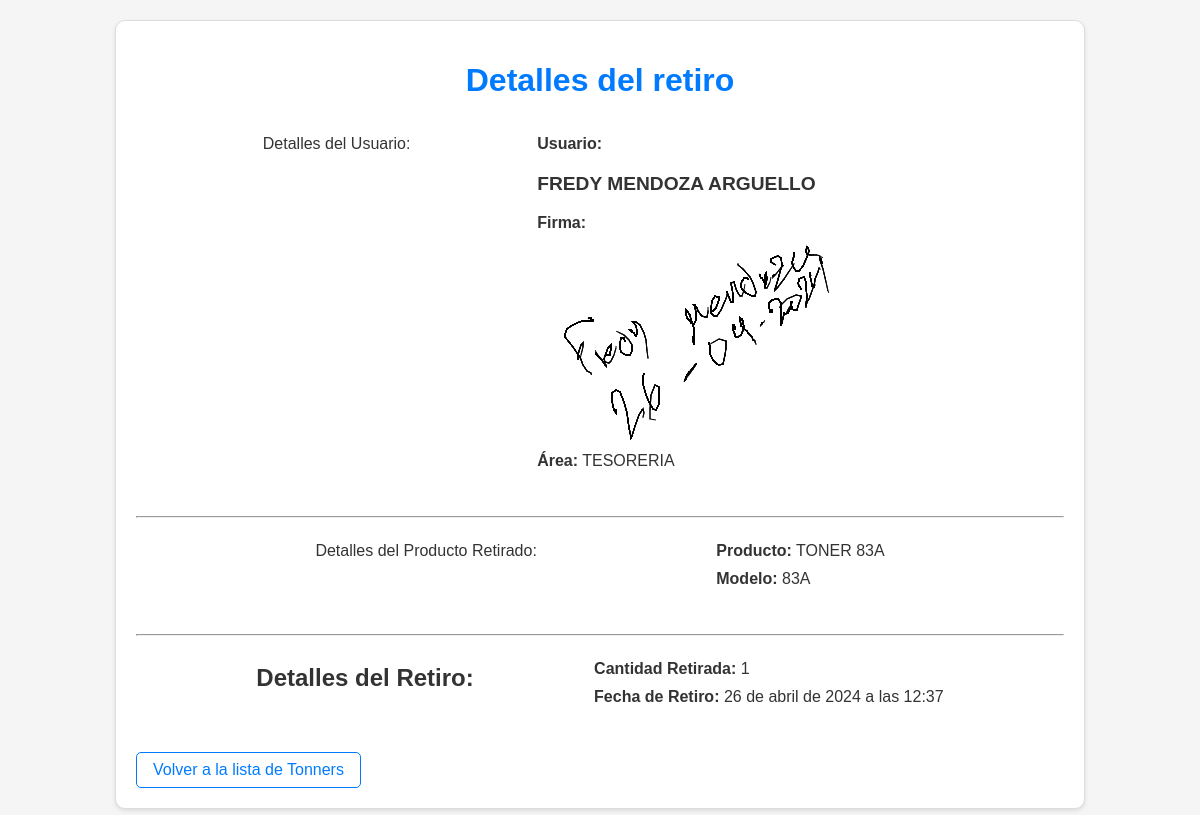
The app's page /toners-retirados/11/, older data.
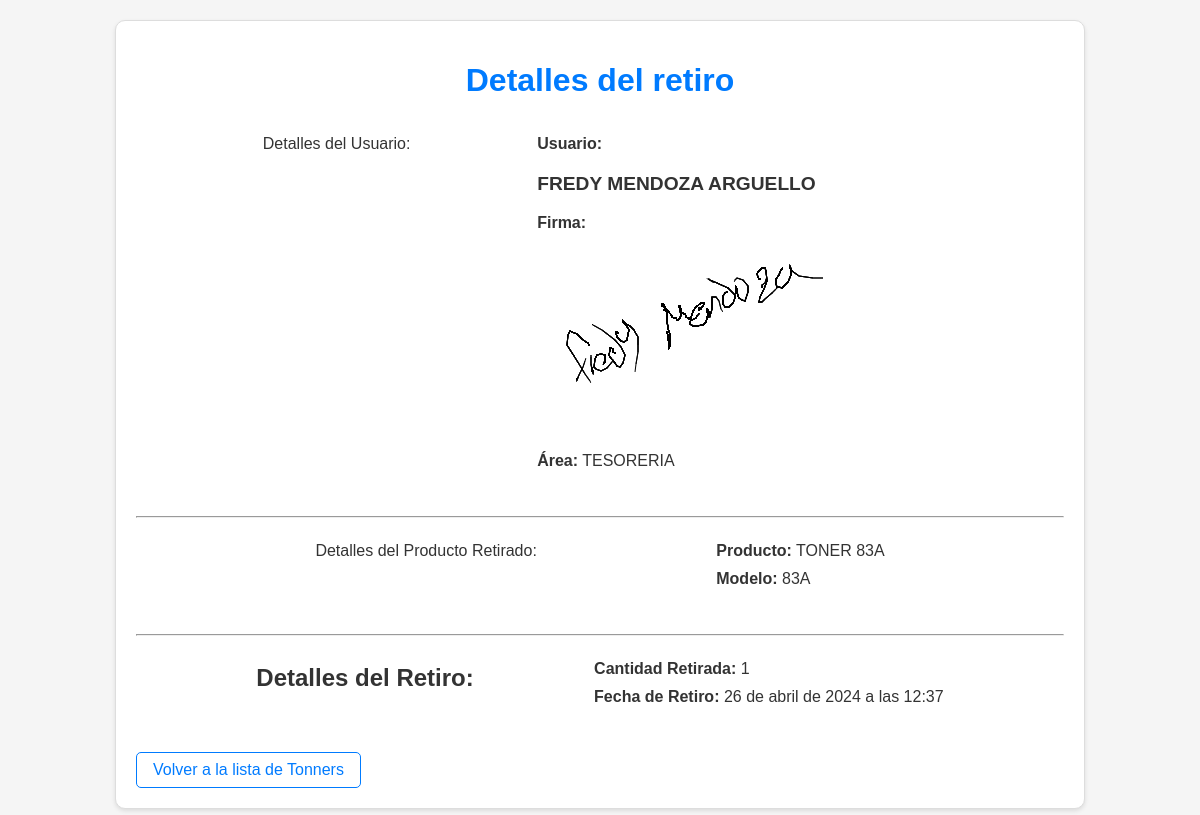
The same page, newer data.
### Datos/models.py (models this page shows, shortened)
class Retiro_Tonner(models.Model):
    r_tonner = models.ForeignKey(Tonner, on_delete=models.SET_NULL, null=True, blank=True)
    r_persona = models.ForeignKey(Persona, on_delete=models.SET_NULL, null=True, blank=True)
    cantidad_disponible = models.PositiveIntegerField(default=1)
    cantidad_retirada = models.PositiveIntegerField()
    fecha_retiro = models.DateTimeField(auto_now_add=True)

class Persona(models.Model):
    nombre = models.CharField(max_length=100)
    firma = models.ImageField(upload_to='firmas/')
    area = models.ForeignKey(Area, on_delete=models.SET_NULL, null=True, blank=True)
    def __str__( self ):
        return self.nombre

class Area(models.Model):
    nombre = models.CharField(max_length=20)
    def __str__(self) -> str:
        return self.nombre

class Tonner(models.Model):
    ESTADO_T = [
        ('Recargando', 'Recargando'),
        ('Disponible', 'Disponible'),
        ('En Uso', 'En Uso'),
    ]
    nombre = models.CharField(max_length=50)
    cantidad = models.PositiveBigIntegerField()
    Numero_Tonner = models.CharField(max_length=20)
    Estado = models.CharField(max_length=10, choices=ESTADO_T, default='L')
    imagen = models.ImageField()

### Datos/views.py (the view)
# urls.py: path('toners-retirados/<int:producto_id>/', views.detalle_retiro_toner, name='detalle_retiro_toner'),
def detalle_retiro_toner(request, producto_id):
    retiro_toner = get_object_or_404(Retiro_Tonner, pk=producto_id)
    return render(request, 'vista/ver_T_EnUso.html', {'retiro_toner': retiro_toner})

### Datos/templates/vista/ver_T_EnUso.html (shortened to what this page needs)
<!DOCTYPE html>
<html lang="en">
<head>
</head>
<body>
    <div class="container">
        <h1>Detalles del retiro</h1>
        <div class="details">
            <p>Detalles del Usuario:</p>
            <ul>
                <li><strong>Usuario:</strong>
                    <h3>{{ retiro_toner.r_persona }}</h3>
                </li>
                <li><strong>Firma:</strong></li>
                <li><img src="{{ retiro_toner.r_persona.firma.url }}" alt="Firma" /></li>
                <li><strong>Área:</strong> {{ retiro_toner.r_persona.area }}</li>
            </ul>
        </div>
        <hr>
        <div class="details">
            <p>Detalles del Producto Retirado:</p>
            <ul>
                <li><strong>Producto:</strong> {{ retiro_toner.r_tonner.nombre }}</li>
                <li><strong>Modelo:</strong> {{ retiro_toner.r_tonner.Numero_Tonner }}</li>
            </ul>
        </div>
        <hr>
        <div class="details">
            <h2>Detalles del Retiro:</h2>
            <ul>
                <li><strong>Cantidad Retirada:</strong> {{ retiro_toner.cantidad_retirada }}</li>
                <li><strong>Fecha de Retiro:</strong> {{ retiro_toner.fecha_retiro }}</li>
            </ul>
        </div>
        <a href="{% url 'V_Toners_R' %}">Volver a la lista de Tonners</a>
    </div>
</body>
</html>

Row changes from the older to the newer data that the page shows:
changed through a linked row, Retiro_Tonner "FREDY MENDOZA ARGUELLO": r_persona.firma: a different picture
